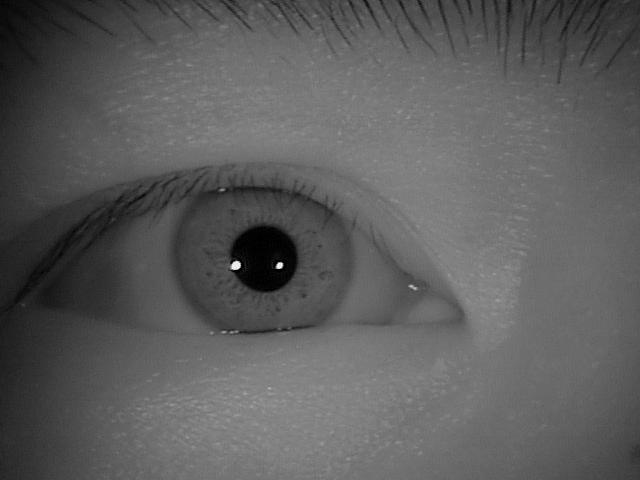
#> input picture Iris-Recognition-CASIA-Iris-Thousand-master/dataset/000/L/S5000L00.jpg, 640 x 480 px; its folder holds only this picture in this run
$ python iris_extraction_2.py
#> lines starting #> are read from the running program, lines starting #| are printed output that depends on the picture; after the words box and inside, x2 and y2 are one past the last pixel; in counts of white or black regions, pixels touching at a corner belong together
import cv2
import numpy as np
import glob
import pickle

eye_cascade = cv2.CascadeClassifier('haarcascade_eye.xml')


eye_num_2=0
def transform_image(img,threshold):


    retval, threshold = cv2.threshold(img, threshold, 255, cv2.THRESH_BINARY)


    opening = cv2.morphologyEx(threshold, cv2.MORPH_OPEN, kernel)
    closing = cv2.morphologyEx(threshold, cv2.MORPH_CLOSE, kernel)

    open_close = cv2.bitwise_or(opening, closing, mask = None)

    return open_close,opening,closing

imgs = []
label=0
final_output = []
lables = []
eye_detected = []
iris_eye_detected=[]


#'''
#'''
for filepath in glob.iglob('dataset/*'):
    num_in_folder=0


    for filefilepath in glob.iglob(filepath+'/L/*'):
        if filefilepath[-1] == 'g':


            img	= cv2.imread(filefilepath)
#> img is the input picture: shape (480, 640, 3); min 0, max 255, mean 92.2
            img=cv2.resize(img,(200,150))
#> img: shape (150, 200, 3)

            img	=	cv2.cvtColor(img,	cv2.COLOR_BGR2GRAY)
#> img: shape (150, 200)

            imgs.append([img,num_in_folder,label,img])
            print(filefilepath)
            num_in_folder = num_in_folder+1

    #'''
    for filefilepath in glob.iglob(filepath+'/R/*'):
        if filefilepath[-1] == 'g':

            img	= cv2.imread(filefilepath)
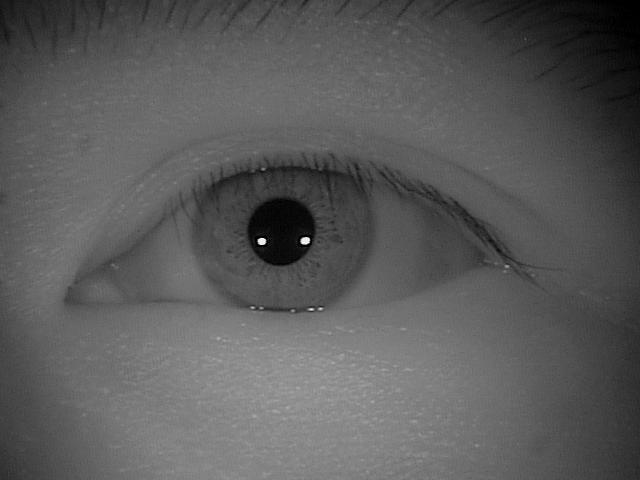
#> input picture Iris-Recognition-CASIA-Iris-Thousand-master/dataset/000/R/S5000R00.jpg, 640 x 480 px
#> img is the input picture: shape (480, 640, 3); min 0, max 255, mean 90.3
            img=cv2.resize(img,(200,150))
#> img: shape (150, 200, 3)

            img	=	cv2.cvtColor(img,	cv2.COLOR_BGR2GRAY)
#> img: shape (150, 200)

            imgs.append([img,num_in_folder,label,img])
            print(filefilepath)
            num_in_folder = num_in_folder+1
     #'''
    label=label+1
        #print(filefilepath)
#'''

print("total images number ",len(imgs))
#| total images number  2

#'''
eyes_num=0
for i,j,L,c in imgs:

    # cv2.imshow('dd',i)
    i=cv2.resize(i,(400,300))

    eyes = eye_cascade.detectMultiScale(i, 1.01, 0)


    if len(eyes)>1:
        eye_detected.append(imgs[eyes_num])
        print(eyes_num)
        eyes_num = eyes_num+1

        maxium_area = -3

        for (ex,ey,ew,eh) in eyes:
            area = ew*eh

            if area>maxium_area:
                maxium_area = area
                maxium_width=ew
                point_x=ex
                point_y=ey
                maxium_height = eh


        cv2.rectangle(i,(point_x,point_y),(point_x+maxium_width,+maxium_height),(255,0,0),2)
        cv2.imwrite('paper_2/eyes/'+str(L)+'.'+str(j)+'.jpg',i)
#> this loop made 2 passes
#> (j, L, eyes_num) on passes 1 to 2: (0, 0, 1), (1, 0, 2)
#| 0
#| 1
#> pass 1, `cv2.imwrite('paper_2/eyes/'+str(L)+'.'+str(j)+'.jpg',i)`:
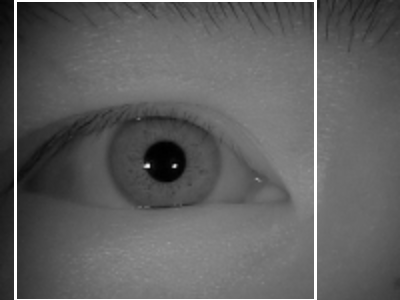
#> saved as 0.0.jpg: shape (300, 400); min 0, max 255, mean 96
#> after the loop, eye_detected = 2 items; eyes_num = 2; maxium_height = 300; maxium_width = 300; point_x = 30; point_y = 0

                # [5 lines of commented-out code are left out]


print("total_eyes_found = ",eyes_num)
#| total_eyes_found =  2
print("total_eyes_found 2 = ",eye_num_2)


iris_num=0
for i,j,L,c in eye_detected:


    circles = cv2.HoughCircles(i, cv2.HOUGH_GRADIENT, 10, 100)

    if circles is not None :

        circles = np.round(circles[0, :]).astype("int")
        #print(len(circles))
        #print(y)

        maxiumum_average=10000000000000
        #print(len(circles))
        print(i.shape[0])
        print(i.shape[1])
        print(min(i.shape))


        key=True


        for (x, y, r) in circles:

            if x+r<=max(i.shape) and y+r<=max(i.shape)and x-r>0 and y-r>0 and r>20:

                key=False

                new_roi = i[y-r:y+r, x-r:x+r]
                average = np.average(new_roi)

                if average < maxiumum_average:
                    maxiumum_r = r
                    point_x=x
                    point_y=y
                    maxiumum_average=average

                #cv2.circle(i, (x, y), r, (0, 0, 0), 4)

        if key:
            #print("key opened")

            for (x, y, r) in circles:


                    maxiumu_raduis=-4

                    if r > maxiumu_raduis:
                        maxiumum_r = r
                        point_x=x
                        point_y=y
                        #maxiumum_average=average


        cv2.circle(i, (point_x, point_y), maxiumum_r, (255, 255, 0), 4)


        #print(str(L)+'.'+str(j)+"  =  "+str(average))
        #cv2.circle(i, (point_x_medium, point_y_medium), raduis_medium , (255, 255, 0), 4)


        cv2.imwrite('paper_3/iris/'+str(L)+'.'+str(j)+'.jpg',i)
        iris_eye_detected.append(eye_detected[iris_num])
        print(iris_num)
        iris_num = iris_num+1
#> this loop made 2 passes
#> (j, L, circles, iris_num) on pass 1: (0, 0, [[135, 145, 142], [115, 45, 40], [15, 35, 41]], 1)
#> (j, L, iris_num) on pass 2: (1, 0, 2)
#| 150
#| 200
#| 150
#| 0
#| 150
#| 200
#| 150
#| 1
#> pass 1, `cv2.imwrite('paper_3/iris/'+str(L)+'.'+str(j)+'.jpg',i)`:
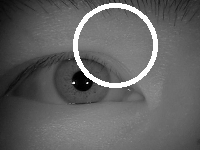
#> saved as 0.0.jpg: shape (150, 200); min 0, max 255, mean 98.7
#> pass 2, `cv2.imwrite('paper_3/iris/'+str(L)+'.'+str(j)+'.jpg',i)`:
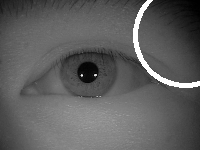
#> saved as 0.1.jpg: shape (150, 200); min 0, max 255, mean 94.1
#> after the loop:
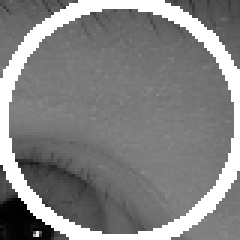
#> new_roi: shape (80, 80) (shown 3 times larger); min 0, max 255, mean 130.8
#> after the loop, iris_eye_detected = 2 items; iris_num = 2; maxiumum_average = 10000000000000


            #roi_gray = gray[y:y+h, x:x+w]
            #roi_gray = gray[ey:ey+eh, ex:ex+ew]
            #roi_color = img[ey:ey+eh, ex:ex+ew]


print("total_iris_found = ",iris_num)
#| total_iris_found =  2


print("total images number ",len(imgs))
#| total images number  2


imgs= iris_eye_detected
#> imgs = 2 items

#'''


kernel = np.ones((5,5),np.uint8)
import random

random.shuffle(imgs)

test=[]
for i,j,L,c in imgs:

    gold,siver,diamond = transform_image(i,0)
    golden_refrence = sum(sum(gold))
    #print("golden refrence  = "+str(golden_refrence))
    found = True

    for k in range(10,10000,10):

        working_img,opening,closing = transform_image(i,k)
        suming = sum(sum(working_img))
        diffrence = suming-golden_refrence


        if diffrence>800:
            found = False

            print("the image threshold = " ,k)
            print("the image name " +str(j))
            print(" " )


            cv2.imwrite('paper_2/threshold/'+str(L)+'.'+str(j)+'.jpg',working_img)
            cv2.imwrite('paper_2/opening/'+str(L)+'.'+str(j)+'.jpg',opening)
            cv2.imwrite('paper_2/closing/'+str(L)+'.'+str(j)+'.jpg',closing)


            contours,_ = cv2.findContours(working_img, cv2.RETR_TREE, cv2.CHAIN_APPROX_NONE)

            for z in contours:

                x,y,w,h = cv2.boundingRect(z)
                if x+w<150 and y+h<200 and x-w//4>0:

                    cv2.rectangle(working_img,(x,y),(x+w,y+h),(0,255,0),-2)
                    cv2.imwrite('paper_2/contour/'+str(L)+'.'+str(j)+'.jpg',working_img)


            contours_2,_ = cv2.findContours(working_img, cv2.RETR_TREE, cv2.CHAIN_APPROX_NONE)

            #cv2.imwrite('paper/contour/'+str(L)+'.'+str(j)+'.jpg',contours_2)


            maxium_area=0
            maxium_area = 0
            maxium_width=0
            point_x=0
            point_y=0
            maxium_height = 0
            for z in contours_2:
                #print(len(i))
                x,y,w,h = cv2.boundingRect(z)
                new_area=h*w
                if x+w<150 and y+h<200 and new_area>maxium_area and x-w//4>0:
                    maxium_area = new_area
                    maxium_width=w
                    point_x=x
                    point_y=y
                    maxium_height = h


                    #cv2.rectangle(working_img,(x,y),(x+w,y+h),(0,255,0),-2)

            #cv2.rectangle(i,(point_x,point_y),(point_x+maxium_width,point_y+maxium_height),(0,255,0),-2)

            center_x = point_x+maxium_width//2
            center_y = point_y+maxium_height//2
            radius = 40

            if center_y-radius>0 and center_x-radius >0  and center_y+radius < 200 and center_x+radius < 150:
                #cv2.circle(c, (int(center_x), int(center_y)), int(radius),  (0, 255, 255), 2)
                new_roi = c[center_y-radius:center_y+radius, center_x-radius:center_x+radius]
                new_roi=cv2.resize(new_roi,(200,150))
                #new_roi	= cv2.cvtColor(new_roi,cv2.COLOR_GRAY2BGR)

                #cv2.imwrite('paper/threshold/'+str(L)+'.'+str(j)+'.jpg',new_roi)
                cv2.imwrite('final_casia/'+str(L)+'.'+str(j)+'.jpg',new_roi)

            #new_roi=cv2.resize(new_roi,(200,150))
            else:
                center_y=c.shape[0]//2
                center_x=c.shape[1]//2
                new_roi = c[center_y-radius:center_y+radius, center_x-radius:center_x+radius]
                new_roi =cv2.resize(new_roi,(200,150))
                #new_roi = cv2.cvtColor(new_roi,cv2.COLOR_GRAY2BGR)

                cv2.imwrite('final_casia/'+str(L)+'.'+str(j)+'.jpg',new_roi)

            cv2.imwrite('edging_5/'+str(L)+'_'+str(j)+'.jpg',i)
            test.append(i)
            final_output.append(new_roi)
            lables.append(L)

    if  found :
        i =cv2.resize(i,(200,150))
        #i = cv2.cvtColor(i,cv2.COLOR_GRAY2BGR)


        #cv2.imwrite('final_iris2/'+str(j[29:]),i)
        cv2.imwrite('final_casia/'+str(L)+'.'+str(j)+'.jpg',new_roi)
#> this loop made 2 passes
#> (j, L, golden_refrence) on pass 1: (0, 0, 21200)
#> (j, L) on pass 2: (1, 0)
#> (printed output is left out)
#> pass 1, in transform_image, `retval, threshold = cv2.threshold(img, threshold, 255, cv2.THRESH_BINA..`:
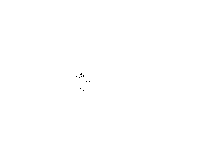
#> threshold: shape (150, 200); 100% white; black in thin lines or dots, all inside (x1, y1, x2, y2) = (76, 73, 90, 91)
#> pass 1, in transform_image (call 2), `retval, threshold = cv2.threshold(img, threshold, 255, cv2.THRESH_BINA..`:
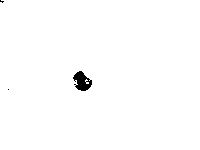
#> threshold: shape (150, 200); 99.2% white; 3 black regions (2 under 20 px), largest, box (x1, y1, x2, y2) and area: (73, 71, 92, 91) 233
#> after the loop: working_img: shape (150, 200); every value is 0


            #cv2.imwrite('edging_5_test/'+str(j[5:]),i)

            #break

print("the lenght of final output = ",len(final_output))
#| the lenght of final output =  24
print("the of lables = ",len(lables))
#| the of lables =  24
